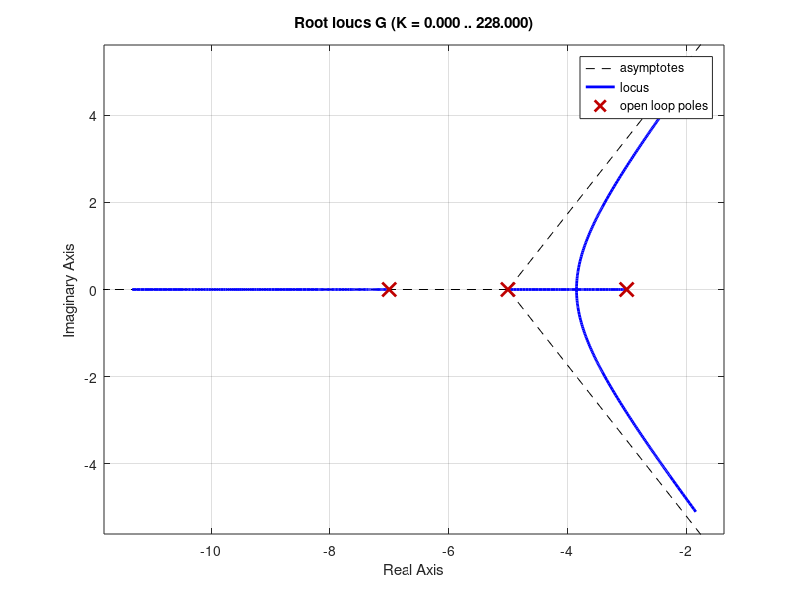

Write MATLAB code to recreate this figure. (Note: this script raises an error after producing the figure.)
clear all
close all
clc

s = tf('s');

%% Sistema de malha aberta
%Sistema nao compensado
G =1/((s+3)*(s+5)*(s+7));
mp = 0.1;
csi = -log(mp)/sqrt(pi^2+log(mp)^2);
%csi=0.5;
% Lugar das raizes
figure, rlocus(G), 
sgrid(csi,0);

%Sistema compensado
Ge =(s+0.238449)/((s+0.01)*(s+3)*(s+5)*(s+7));

% Deseja-se
mp = 0.1;
csi = -log(mp)/sqrt(pi^2+log(mp)^2);
%csi=0.5;

% Lugar das raizes
figure, rlocus(Ge), 
sgrid(csi,0);